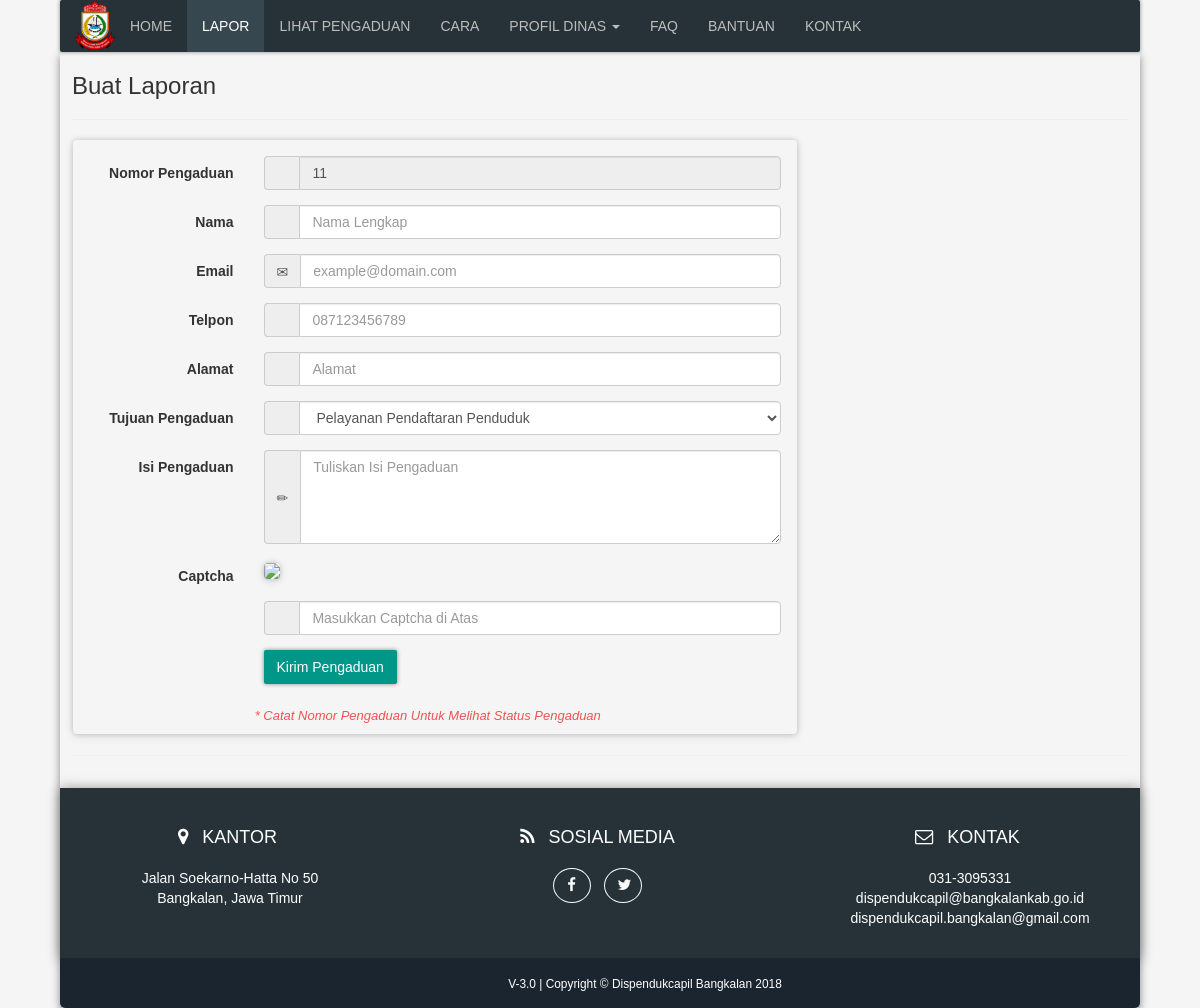
Page /lapor-user.php on the earlier database version.
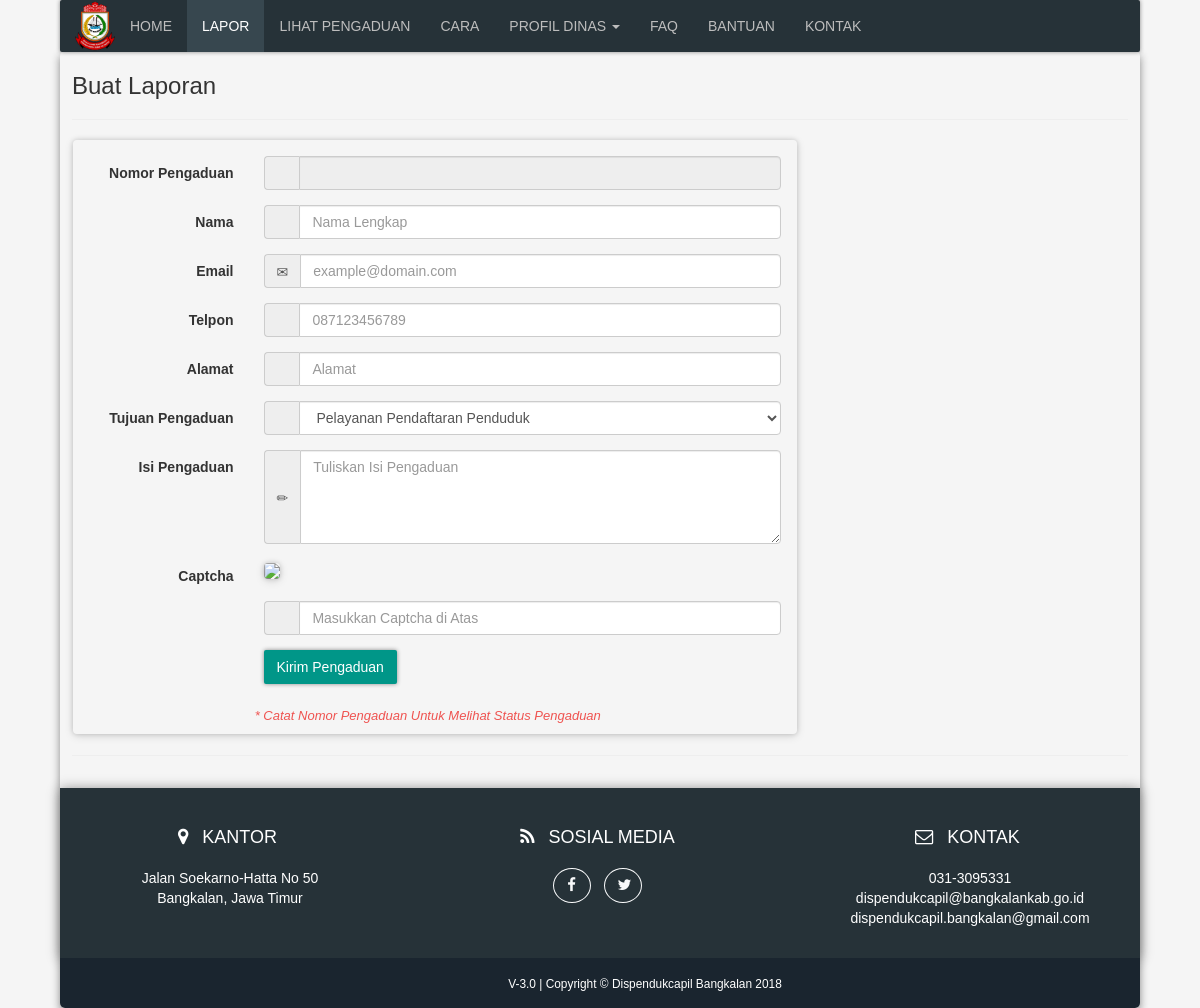
Same page on the later database version.
### tables this page shows
CREATE TABLE `laporan` (
  `id` int(11) NOT NULL,
  `nama` varchar(64) NOT NULL,
  `email` varchar(64) NOT NULL,
  `telpon` varchar(12) NOT NULL,
  `alamat` varchar(256) NOT NULL,
  `tujuan` int(11) NOT NULL,
  `isi` varchar(2048) NOT NULL,
  `tanggal` timestamp NOT NULL DEFAULT current_timestamp() ON UPDATE current_timestamp(),
  `status` varchar(12) NOT NULL,
  `komentar` text NOT NULL,
  `pdf_path` varchar(255) NOT NULL
);

### lapor-user.php (the view, shortened to what the changed rows need)
<?php
    require_once("user/private/database.php");
    $statement = $db->query("SELECT id FROM `laporan` ORDER BY id DESC LIMIT 1");
    foreach ($statement as $key ) {
        $max_id = $key['id']+1;
    }
?>
<!DOCTYPE html>
<html lang="id">
<head>
    <link rel="stylesheet" href="user/public/css/bootstrap.css">
    <link rel="stylesheet" href="user/public/css/font-awesome.min.css">
    <link href="user/public/css/style.css" rel="stylesheet">
</head>
<body>
    <div class="shadow">
        <div class="main-content">
            <div class="row">
                <div class="col-md-8 card-shadow-2 form-custom">
                    <form class="form-horizontal" role="form" method="post" action="../private/validasi">
                        <div class="form-group">
                            <div class="col-sm-9">
                                <div class="input-group">
                                    <div class="input-group-addon"><span class="glyphicon glyphicon-exclamation-sign"></span></div>
                                    <input type="text" class="form-control" id="nomor" name="nomor" value="<?php echo $max_id; ?>" readonly>
                                </div>
                            </div>
                        </div>
                    </form>
                </div>
            </div>
        </div>
    </div>
</body>
</html>

Differences in the rows shown:
removed laporan: nomor "11"
